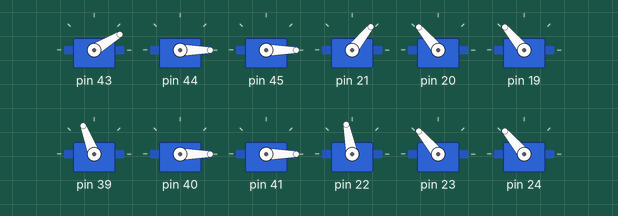
This sketch was run on a simulated Arduino Uno, built with avr-gcc and run on an emulated ATmega328P. On the bench: 12 × servo.

Above: at 0.05 s.
At 1.0 s:
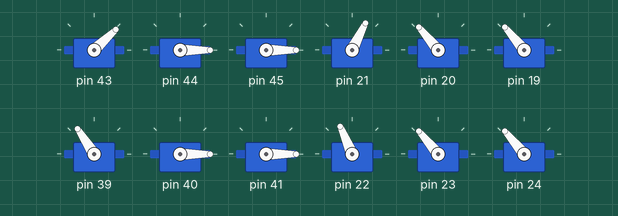
At 2.0 s:
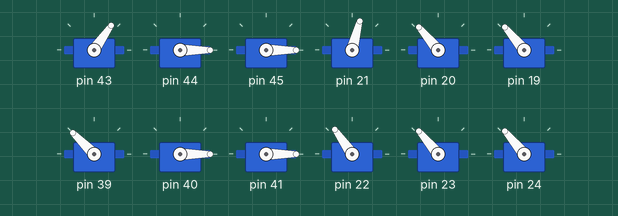
At 4.0 s:
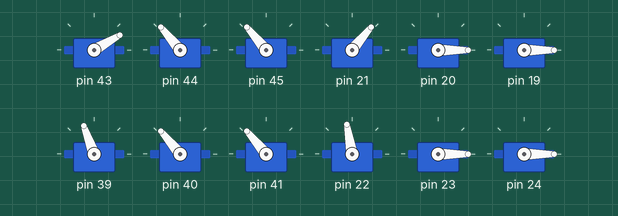
At 6.0 s:
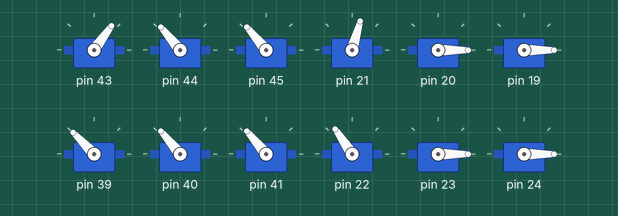
At 8.0 s:
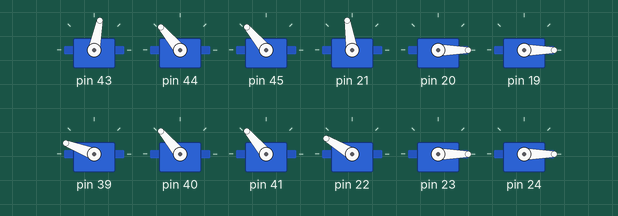
Timing chart, 0 to 10.6 s (numbered marks = the images above):
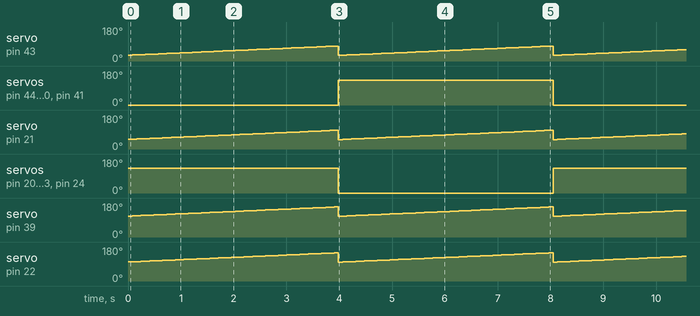

Measured:
- by itself, servo on pin 43: ramps from 30° to 79° and jumps back, once every 4.1 s
- by itself, servo on pin 21: ramps from 50° to 99° and jumps back, once every 4.1 s
- by itself, servo on pin 39: ramps from 110° to 159° and jumps back, once every 4.1 s
- by itself, servo on pin 22: ramps from 100° to 149° and jumps back, once every 4.1 s
- by itself, servo on pin 44, servo on pin 45, servo on pin 20, servo on pin 19, servo on pin 40, servo on pin 41, servo on pin 23, servo on pin 24: alternates 130° for 4.1 s and 0° for 4.1 s

The sketch:

main.ino
```cpp
#include <Servo.h>

struct Foot {
     Servo  s0, s1, s2;
     int _tick = 0;

     int _i = 0;
     bool f = true;

     int start = 0, end = 0;
     int top, bottom;

     void init(int p0, int p1, int p2) {
       //attach
        s0.attach(p0);
        s1.attach(p1);
        s2.attach(p2);
     }

     void inc() {
       _tick++;
       if (_tick >= end) {
         _tick = start;
         f = !f;
       }
     }

    /**
     * установка верхней и нижней точки ноги
     */
     void setLimitHeight(int _top, int _bottom) {
         top = _top;
         bottom = _bottom;
     }

     void setLimit(int _start,int _end) {
       start = _start;
       end = _end;
       _tick = _start;
     }

     void height(int angle) {
        s1.write(angle);
        s2.write(angle);
     }

     void write(int angle) {
        s0.write(angle);
     }

     bool getStatus() {
        return f;
     }

     void setTick(int t)
     {
       _tick = t;
     }

     void inStart()
     {
        write(start);
     }

     void loop()
     {
        inc();
        write(_tick);
     }


     void inTop()
     {
        height(top);
     }

     void inBottom()
     {
        height(bottom);
     }

};

Foot s[6];

Servo test;
void setup() {
 Serial.begin(9600);
 //right edge
 s[0].init(43, 44, 45);s[0].setLimit(30, 80);s[0].setLimitHeight(0, 130);
 s[1].init(21, 20, 19); s[1].setLimit(50, 100);s[1].setLimitHeight(0, 130);
 s[2].init(39, 40, 41); s[2].setLimit(110, 160);s[2].setLimitHeight(0, 130);


 //left edge
 s[3].init(22, 23, 24); s[3].setLimit(100, 150);s[3].setLimitHeight(0, 130);
 s[4].init(21, 20, 19); s[4].setLimit(65, 115); s[4].setLimitHeight(0, 130);
 s[5].init(17, 16, 15); s[5].setLimit(100, 150);s[5].setLimitHeight(0, 130);

}


void loop() {

   for (int i=0;i<6;i++) s[i].loop();

   if (s[0].getStatus()) {
       s[0].inTop();
       s[1].inBottom();
       s[2].inTop();
       s[3].inBottom();
       s[4].inTop();
       s[5].inBottom();
    } else {
       s[0].inBottom();
       s[1].inTop();
       s[2].inBottom();
       s[3].inTop();
       s[4].inBottom();
       s[5].inTop();
    }
 delay(80);
}
```
